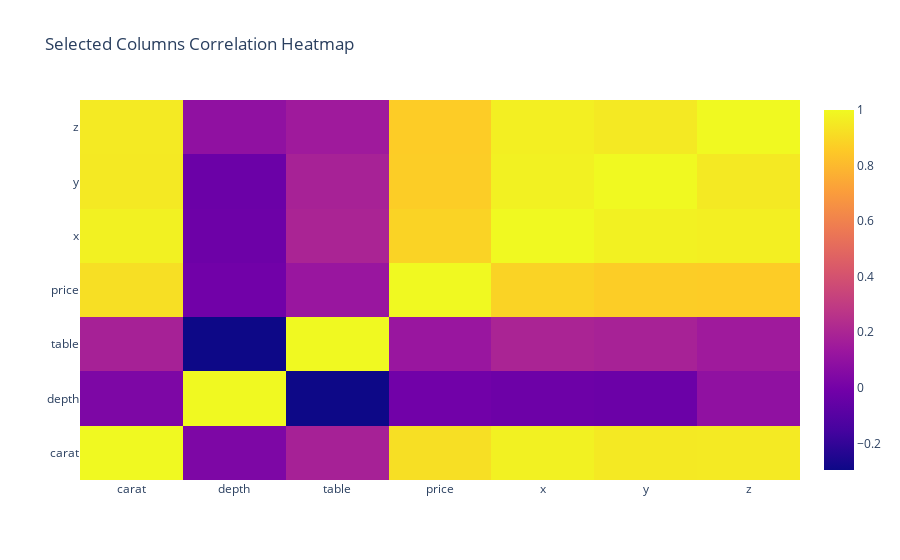

Here is the notebook cell this chart was saved with:
### Markdown cell above
* Plot a heatmap to find what variable 'price' is most correlated to: price is most correlated to **'carat'** with a value of **0.92**
* The heatmap is interactive, allowing us to view the correlation coefficients between each pair of variables by hovering over it.

### Code cell
selected_columns = ['carat', 'depth', 'table', 'price', 'x', 'y', 'z']

correl = diamonds_data[selected_columns].corr()

# Create heatmap trace
heatmap_trace = go.Heatmap(z=correl.values,
                          x=correl.index.values,
                          y=correl.columns.values)
# Create layout
layout = go.Layout(title='Selected Columns Correlation Heatmap')

fig = go.Figure(data=[heatmap_trace], layout=layout)

# Plot the heatmap
fig.show()

### Figure 1 — Plotly figure (JSON) as saved in the notebook; plotly's stock layout.template omitted (floating-point values rounded to 4 significant figures)
{"data": [{"type": "heatmap", "x": ["carat", "depth", "table", "price", "x", "y", "z"], "y": ["carat", "depth", "table", "price", "x", "y", "z"], "z": [[1, 0.02822, 0.1816, 0.9216, 0.9751, 0.9517, 0.9534], [0.02822, 1, -0.2958, -0.01065, -0.02529, -0.02934, 0.09492], [0.1816, -0.2958, 1, 0.1271, 0.1953, 0.1838, 0.1509], [0.9216, -0.01065, 0.1271, 1, 0.8844, 0.8654, 0.8612], [0.9751, -0.02529, 0.1953, 0.8844, 1, 0.9747, 0.9708], [0.9517, -0.02934, 0.1838, 0.8654, 0.9747, 1, 0.952], [0.9534, 0.09492, 0.1509, 0.8612, 0.9708, 0.952, 1]]}], "layout": {"autosize": true, "title": {"text": "Selected Columns Correlation Heatmap"}, "xaxis": {"autorange": true, "range": [-0.5, 6.5], "type": "category"}, "yaxis": {"autorange": true, "range": [-0.5, 6.5], "type": "category"}}}
